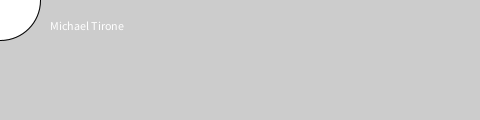
Frame 1 (no input)
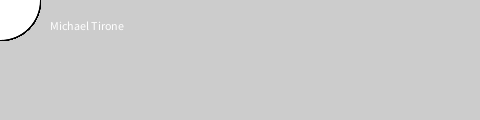
Frame 60 (the mouse pressed at the canvas centre just before this capture)
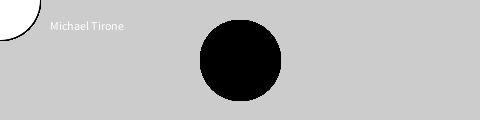
Frame 120 (the mouse held since frame 60 and released just before this capture)

The Processing sketch that drew these frames (run headless with seeded random() and noise(); from frame 60 on, the mouse is pressed at the canvas centre):

// Processing sketch: processing_79653
// ── processing_79653.pde

void setup() {
  size(480, 120);
  smooth();
  text ("Michael Tirone", 50, 30);
  fill(0, 102, 153, 51);
}

void draw() {
  if (mousePressed) {
    fill(0);
  } else {
    fill(255);
  }
  ellipse(mouseX, mouseY, 80, 80);
}
